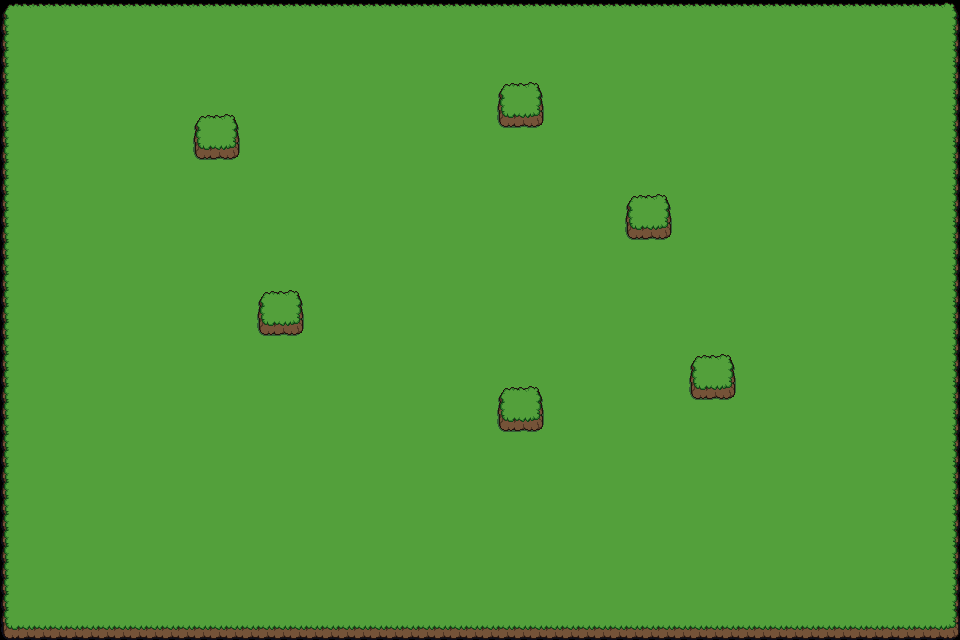

A level layout from a 2D game, rendered from its tile map. Below: a short description, then the map file with tile-grid data replaced by summaries:
An orthogonal 60x40 tile map with 16x16 px tiles, 2 tile layers (Tile Layer 1, Tile Layer 2).

<map version="1.10" tiledversion="1.11.0" orientation="orthogonal" renderorder="right-down" width="60" height="40" tilewidth="16" tileheight="16" infinite="0" nextlayerid="3" nextobjectid="1">
 <editorsettings>
  <export target="../backend/level.json" format="json" />
 </editorsettings>
 <tileset firstgid="1" name="plains" tilewidth="16" tileheight="16" tilecount="72" columns="6">
  <image source="../frontend/public/assets/maps/plains.png" width="96" height="192" />
  <tile id="25">
   <properties>
    <property name="collidable" type="bool" value="true" />
   </properties>
  </tile>
  <tile id="26">
   <properties>
    <property name="collidable" type="bool" value="true" />
   </properties>
  </tile>
  <tile id="27">
   <properties>
    <property name="collidable" type="bool" value="true" />
   </properties>
  </tile>
  <tile id="31">
   <properties>
    <property name="collidable" type="bool" value="true" />
   </properties>
  </tile>
  <tile id="33">
   <properties>
    <property name="collidable" type="bool" value="true" />
   </properties>
  </tile>
  <tile id="37">
   <properties>
    <property name="collidable" type="bool" value="true" />
   </properties>
  </tile>
  <tile id="38">
   <properties>
    <property name="collidable" type="bool" value="true" />
   </properties>
  </tile>
  <tile id="39">
   <properties>
    <property name="collidable" type="bool" value="true" />
   </properties>
  </tile>
 </tileset>
 <layer id="1" name="Tile Layer 1" width="60" height="40">
  <data>[2400 cells, 2400 non-empty, 9 distinct tile ids]</data>
 </layer>
 <layer id="2" name="Tile Layer 2" width="60" height="40">
  <data>[2400 cells, 54 non-empty, 9 distinct tile ids]</data>
 </layer>
</map>
